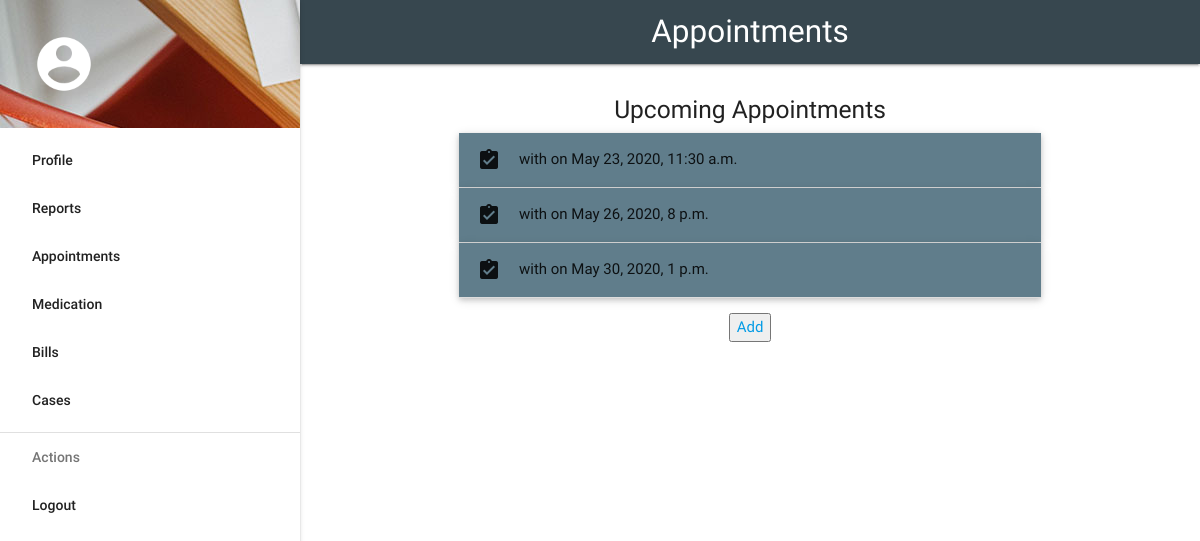
The page /appointments/ (signed in) on the database its author committed.
### appointments/models.py (models this page shows, shortened)
class Appointment(models.Model):
	patient = models.ForeignKey(User, on_delete=models.CASCADE, related_name='appointment_patient')
	receptionist = models.ForeignKey(User, on_delete=models.CASCADE, related_name='appointment_receptionist')
	doctor = models.ForeignKey(User, on_delete=models.CASCADE, related_name='appointment_doctor')
	case = models.ForeignKey(case, on_delete=models.CASCADE, related_name='appointment_case')
	appointment_time = models.DateTimeField()

### appointments/views.py (the view)
# urls.py: path('', view),
@login_required
def view(request):
    c = {}
    user = request.user
    if hasGroup(user, 'receptionist'):
        c['isReceptionist'] = True
        c['appointments'] = Appointment.objects.filter(appointment_time__gte=timezone.now()).order_by('appointment_time')
    elif hasGroup(user, 'patient'):
        c['appointments'] = Appointment.objects.filter(patient=user, appointment_time__gte=timezone.now()).order_by('appointment_time')
        c['isPatient'] = True
    elif hasGroup(user, 'doctor'):
        c['appointments'] = Appointment.objects.filter(doctor=user, appointment_time__gte=timezone.now()).order_by('appointment_time')
    else:
        messages.add_message(request, messages.WARNING, 'Access Denied.')
        return HttpResponseRedirect('/home')
    return render(request, 'appointments/view_all.html', c)

### home/context_processors.py (called while the page is built, shortened)
def hasGroup(user, groupName):
    try:
        group = Group.objects.get(name=groupName)
        return True if group in user.groups.all() else False
    except:
        return False

def menu_processor(request):
    menu = {}
    user = request.user
    if hasGroup(user, 'doctor'):
        menu['Appointments'] = '/appointments'
        menu['Cases'] = '/case'
        menu['Bills'] = '/bill'
    elif hasGroup(user, 'patient'):
        menu['Reports'] = '/reports'
        menu['Appointments'] = '/appointments'
        menu['Medication'] = '/bill/medicines'
        menu['Bills'] = '/bill'
        menu['Cases'] = '/case'
    elif hasGroup(user, 'lab_attendant'):
        menu['Reports'] = '/reports'
        menu['Generate Report'] = '/reports/generate'
    elif hasGroup(user, 'inventory_manager'):
        menu['All Stock'] = ''
        menu['Stock Details'] = ''
    return {'menu': menu}

### appointments/templates/appointments/view_all.html (shortened to what this page needs)
{% extends "home/base.html" %}
{% block heading %}Appointments{% endblock %}
{% block body %}
<h5>Upcoming Appointments</h5>
<div class="container">
<ul class="collapsible popout" data-collapsible="accordion">
  {% for appointment in appointments %}
  <li>
    <div class="collapsible-header blue-grey"><i class="material-icons">assignment_turned_in</i>{{appointment.patient.first_name}} with {{appointment.doctor.first_name}} on {{appointment.appointment_time}}</div>
  </li>
  {% endfor %}
</ul>
{% if isPatient%}
        <a href={% url 'appointment_booking' %}>  <button> Add </button> </a>
{% endif %}
</div>
{% endblock %}

### home/static/css/style.css (style rules this page uses)
body { display: flex; min-height: 100vh; flex-direction: column; }

### rows shown on the page
Appointment: appointment_time "May 23, 2020, 11:30 a.m."
Appointment: appointment_time "May 26, 2020, 8 p.m."
Appointment: appointment_time "May 30, 2020, 1 p.m."

### other values the page prints
{{ item }} "Reports" "Appointments" "Medication" "Bills" "Cases"
